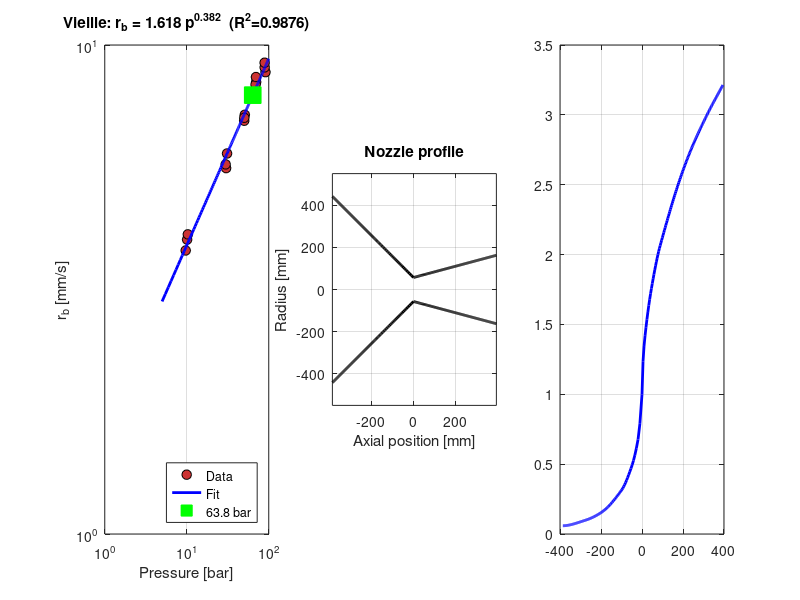

Write MATLAB code to recreate this figure. (Note: this script raises an error after producing the figure.)
%% ========================================================================
%  STARK-100k  -  UNIFIED DESIGN SCRIPT (quasi-steady chamber model)
%  ========================================================================
%  Combines:
%    - Outer Pc_in bisection to enforce max(Pc) = Pc_target_max (70 bar)
%    - Detailed nozzle sizing with CEA equilibrium data
%    - BATES grain design with nested bisection on web and ri/R
%    - Quasi-steady chamber model (mdot_gen = mdot_nozz instantaneously)
%    - Thermal protections sizing
%
%  Chamber model: Pc(x) = (rho_p * a * Ab(x) * c* / At)^(1/(1-n))
%  Time advancement: x(i+1) = x(i) + rb(i)*dt, with rb = a*Pc^n
%  ========================================================================
clear; close all; clc;

%% ========================================================================
%  CONSTANTS AND REQUIREMENTS
%  ========================================================================
g0      = 9.80665;       % gravitational acceleration    [m/s^2]
Ru      = 8314.3;        % universal gas constant        [J/(kmol.K)]
Pa_sl   = 1.01325 * 1e5; % atmospheric pressure (SL)     [Pa]

F_req   = 100e3;         % required thrust               [N]
It_req  = 2.5e6;         % required total impulse        [N.s]

%% ========================================================================
%  PROPELLANT DATA (AP/HTPB 84.18/15.82, for grain density)
%  ========================================================================
rho_AP   = 1950; % AP density [kg/m^3]
rho_HTPB = 915; % HTPB density [kg/m^3]
Wt_AP    = 0.8418; % Weight percentage of AP
Wt_HTPB  = 0.1582; % Weight percentage of HTPB
rho_p    = 1/((Wt_AP/rho_AP)+(Wt_HTPB/rho_HTPB)); % Density of the propellant [kg/m^3]

%% ========================================================================
%  THERMOCHEMISTRY FROM CEA (SHIFTING EQUILIBRIUM, O/F = 5.32)
%  ========================================================================
gamma_chamber = 1.1953;  % Specific heat ratio in the combustion chamber from CEA [-]
Mmol_chamber  = 23.683;  % Combustion gas molar mass in the chamber from CEA [kg/kmol]
Tc            = 2852.3;  % Chamber temperature from CEA [K]
rho_chamber   = 6.6911;  % Chamber gas density from CEA [kg/m^3]
R_gas         = Ru / Mmol_chamber; % Specific gas constant of the combustion products [J/(kg K)]

c_star_ideal  = 1542.0; % Ideal characteristic velocity from CEA [m/s]
CF_ideal      = 1.5754; % Ideal thrust coefficient from CEA [-]
A_ratio       = 8.1223; % Optimal nozzle expansion ratio Ae/At from CEA [-]

mu_gas_exit   = 0.53147e-4; % Exhaust gas dynamic viscosity at nozzle exit from CEA [Pa s]

eps_cea_sup = [1.0,    1.05,   1.15,   1.5,    2.0,    4.0,    6.0,    8.0,    8.1223]; % Supersonic nozzle area-ratio points A/A* from CEA [-]
rho_cea_sup = [4.1463, 3.2505, 2.6401, 1.7034, 1.1468, 0.49129,0.30884,0.22394,0.22021]; % Gas density along the supersonic branch [kg/m^3]
v_cea_sup   = [1047.9, 1272.8, 1431.6, 1700.9, 1894.2, 2211.1, 2344.8, 2425.4, 2429.7]; % Flow velocity along the supersonic branch [m/s]
a_cea_sup   = [1047.9, 1024.0, 1003.2, 958.8,  918.2,  832.8,  787.9,  757.7,  756.2]; % Local speed of sound along the supersonic branch [m/s]

eps_cea_sub = [10.0,   6.0,    4.0,    2.0,    1.5,    1.1,    1.0]; % Subsonic nozzle area-ratio points A/A* from CEA [-]
rho_cea_sub = [6.6793, 6.6581, 6.6161, 6.3727, 6.0812, 5.2605, 4.1463]; % Gas density along the subsonic convergent branch [kg/m^3]
v_cea_sub   = [64.54,  108.27, 163.95, 340.98, 476.27, 750.77, 1047.9]; % Flow velocity along the subsonic convergent branch [m/s]
a_cea_sub   = [1093.9, 1093.6, 1093.0, 1089.4, 1084.9, 1071.0, 1047.9]; % Local speed of sound along the subsonic branch [m/s]

alpha_deg = 15; % Divergent nozzle half-angle [deg]
beta_deg  = 45; % Convergent nozzle half-angle [deg]
lambda    = (1 + cosd(alpha_deg)) / 2; % Conical nozzle divergence correction factor [-]

N_disc = 150; % Number of points used to discretize each nozzle branch [-]

eps_sub_local = linspace(10.0, 1.0, N_disc); % Local area-ratio grid from convergent inlet to throat [-]
rho_sub_local = interp1(eps_cea_sub, rho_cea_sub, eps_sub_local, 'pchip'); % Interpolated density distribution on the subsonic branch [kg/m^3]
v_sub_local   = interp1(eps_cea_sub, v_cea_sub,   eps_sub_local, 'pchip'); % Interpolated velocity distribution on the subsonic branch [m/s]
q_sub_local   = 0.5 .* rho_sub_local .* (v_sub_local.^2); % Dynamic pressure distribution on the subsonic branch [Pa]

eps_sup_local = linspace(1.0, A_ratio, N_disc); % Local area-ratio grid from throat to nozzle exit [-]
rho_sup_local = interp1(eps_cea_sup, rho_cea_sup, eps_sup_local, 'pchip');  % Interpolated density distribution on the supersonic branch [kg/m^3]
v_sup_local   = interp1(eps_cea_sup, v_cea_sup,   eps_sup_local, 'pchip');  % Interpolated velocity distribution on the supersonic branch [m/s]
q_sup_local   = 0.5 .* rho_sup_local .* (v_sup_local.^2); % Dynamic pressure distribution on the supersonic branch [Pa]

%% ========================================================================
%  VIEILLE'S LAW FIT
%  ========================================================================
P_data  = [10.1  9.7 10.3  30.2 31.0 29.8 ...
           50.2 51.0 50.3  70.2 69.0 69.8 ...
           91.2 89.1 89.0];                          % Effective test pressure dataset [bar]
rb_data = [ 4.0  3.8  4.1   5.6  6.0  5.7 ...
            7.0  7.2  7.1   8.4  8.3  8.6 ...
            8.8  9.0  9.2];                          % Burning rate dataset [mm/s]

coeffs  = polyfit(log(P_data), log(rb_data), 1); % Linear regression in log-log space to identify Vieille's law coefficients
n_v     = coeffs(1);   % Pressure exponent of Vieille's law [-]
a_v     = exp(coeffs(2));   % Pre-exponential coefficient of Vieille's law [mm/s / bar^n]
rb_fit_pts = a_v * P_data.^n_v;    % Burning rates predicted by the fitted Vieille's law [mm/s]
R2 = 1 - sum((rb_data - rb_fit_pts).^2) / sum((rb_data - mean(rb_data)).^2);  % Coefficient of determination of the log-log fit [-]

% SI conversion of the Vieille coefficient:
%   rb[m/s]  = a_SI * Pc[Pa]^n
%   a_v is in [mm/s / bar^n], so:  a_SI = a_v * 1e-3 * (1e5)^(-n)
a_SI = a_v * 1e-3 * (1e5)^(-n_v);          % [m/s / Pa^n]

%% ========================================================================
%  BATES GEOMETRY FUNCTION
%  ========================================================================
grain_Ab = @(x, ri_g, R_g, L0_g) ...
    2*pi*(ri_g + x).*(L0_g - 2*x) + 2*pi*(R_g.^2 - (ri_g + x).^2); % Grain burning surface expressed as a handle function

tb_req = It_req / F_req; % Required burning time [s]
dt     = 0.01;     % time step for quasi-steady integration [s]

%% ========================================================================
%  OUTER BISECTION ON Pc_in
%  ========================================================================
Pc_target_max = 70;     % Maximum operating pressure target (MEOP) [bar]
Pc_in_low    = 52;      % Lower bound of the bisection bracket on Pc_in [bar]
Pc_in_high   = 77;      

for iter_Pc = 1:100      % Outer bisection loop, max 100 iterations

    Pc_in = (Pc_in_low + Pc_in_high) / 2;         % Current bisection midpoint [bar]       
    rb_nom = a_v * Pc_in^n_v;                     % Nominal rb at Pc_in [mm/s]
    p_c    = Pc_in * 1e5;                         % Pc_in in [Pa]

    %% --- NOZZLE SIZING --------------------------------------------------
    A_t = 0.0095;                                 % First guess no losses 
    F_error = 1000;                               % Break condition

    for iter_nozzle = 1:50                        % Inner loop: iterates At until thrust matches F_req = 100kN
        R_t = sqrt(A_t / pi);

        R_sub_start = sqrt((A_t * 10.0) / pi);                % Convergent inlet radius at eps=10, starting area considered for friction calculation (effect neglectible in convergent part, confirming hypothesis of eps 10) [m]          
        L_conv = (R_sub_start - R_t) / tand(beta_deg);        % Length convergent part from inlet to throat [m]
        A_local_sub = eps_sub_local .* A_t;                     % Local cross-sectional area on subsonic branch    [m^2]
        dA_w_sub    = abs(diff(A_local_sub)) ./ sind(beta_deg); % Elemental wall area on convergent for friction calculation [m^2]

        R_e   = sqrt((A_t * A_ratio) / pi);           % Exit radius at optimal expansion ratio [m]
        L_div = (R_e - R_t) / tand(alpha_deg);         % Divergent length from throat to exit (15° chosen as industry common use) [m]
        A_local_sup = eps_sup_local .* A_t;             % Local cross-sectional area on supersonic branch [m^2]
        dA_w_sup    = abs(diff(A_local_sup)) ./ sind(alpha_deg);   % Elemental wall area on divergent for friction calculation [m^2]

        L_total = L_conv + L_div;       % Total nozzle length used as characteristic length for Re [m]
        Re_L    = (rho_cea_sup(end) * v_cea_sup(end) * L_total) / mu_gas_exit;    % Reynolds number at nozzle exit (to overestimate Re and losses) [-]
        Cf      = 0.074 / (Re_L^0.2);           % Skin friction coefficient from turbulent flat-plate correlation [-]

        F_fric_conv  = sum(Cf .* q_sub_local(1:end-1) .* dA_w_sub);    % Friction force on convergent wall [N]
        F_fric_div   = sum(Cf .* q_sup_local(1:end-1) .* dA_w_sup);     % Friction force on divergent wall [N]
        F_fric_total = F_fric_conv + F_fric_div;          % Total viscous friction loss [N]

        delta_CF_visc = F_fric_total / (p_c * A_t);         % Viscous correction to thrust coefficient [-]
        CF_real       = (CF_ideal * lambda) - delta_CF_visc;      % Real thrust coefficient after losses (friction and div) [-]
        T_actual      = p_c * A_t * CF_real;                    % Actual thrust produced at current At [N]

        F_error = F_req - T_actual;                  % Thrust error to be driven to zero [N]
        if abs(F_error) < 0.1, break; end           % Convergence check: error below 0.1 N
        A_t = A_t * (F_req / T_actual);               % Rescale At proportionally to correct thrust
    end

    CF = CF_real; % Real thrust coefficient after applying divergence losses and viscous/friction losses [-]
    c_eff = CF * c_star_ideal; % Effective exhaust velocity, obtained as CF*c*, used to evaluate the specific impulse [m/s]
    Isp = c_eff / g0; % Effective specific impulse of the motor, computed from the effective exhaust velocity [s]
    At = A_t; % Final nozzle throat area obtained after the iterative nozzle sizing loop [m^2]
    Ae = A_local_sup(end); % Nozzle exit area, corresponding to the last point of the supersonic nozzle branch [m^2]
    Rt = sqrt(At / pi); % Nozzle throat radius, obtained from the throat area assuming a circular section [m]
    Re_exit = sqrt(Ae / pi); % Nozzle exit radius, obtained from the exit area assuming a circular section [m]
    L_nozzle = L_total; % Total nozzle length used in the preliminary nozzle-loss calculation [m]
    mdot_in = p_c * At / c_star_ideal; % Required motor mass flow rate at the selected chamber pressure, from c* = Pc*At/mdot [kg/s]

    %% --- BATES GEOMETRY -------------------------------------------------
    %  For quasi-steady model, imposing Pc(0) = Pc_in gives Ab(0) directly:
    %    Ab_req = At * Pc_in^(1-n) * 1e5^(1-n) / (rho_p * a * c*)
    %  which is equivalent to: mdot_in / (rho_p * rb_nom)
    Ab_req    = mdot_in / (rho_p * rb_nom * 1e-3);         % Required initial burning surface for mdot equilibrium [m^2]
    web_naive = rb_nom * 1e-3 * tb_req;                    % First estimate of web thickness: rb * tb [m]
    web_low   = web_naive * 0.70;                      % Lower bound of web bisection bracket [m]
    web_high  = web_naive * 1.30;                   % Upper bound of web bisection bracket [m]
    tol_web   = 1e-6;                        % Tolerance on burning-time error [s]

    for iter_web = 1:300             % Outer bisection on web thickness, max 300 iterations
        web_try = (web_low + web_high) / 2;         % Current web candidate (first is naive) [m]
          
        % Inner bisection on ri/R, finds the port-to-OD ratio that gives Ab(0) = Ab_req
        riR_lo = 0.05;     % Lower bound for ri/R [-]
        riR_hi = 0.95;     % Upper bound for ri/R [-]
        for iter_riR = 1:200              
            riR_mid = (riR_lo + riR_hi) / 2;              % Current ri/R candidate [-]
            R_k     = web_try / (1 - riR_mid);           % Outer radius from web and ri/R [m]
            ri_k    = riR_mid * R_k;                        % Inner (port) radius [m]
            L0_k    = 4*ri_k + 3*web_try;              % BATES grain length from neutrality condition [m]
            Ab0_k   = grain_Ab(0, ri_k, R_k, L0_k);           % Initial burning surface for this geometry [m^2]

            if Ab0_k > Ab_req, riR_hi = riR_mid;            % Surface too large: increase ri/R to reduce Ab
            else,              riR_lo = riR_mid; end           % Surface too small: increase ri/R
            if abs(Ab0_k - Ab_req)/Ab_req < 1e-12, break; end            % Convergence: relative error below 1e-12
        end
        riR_try = riR_mid;                           % Converged ri/R ratio [-]
        R_try   = web_try / (1 - riR_try);              % Corresponding outer radius [m]
        ri_try  = riR_try * R_try;                     % Corresponding inner radius [m]
        L0_try  = 4*ri_try + 3*web_try;                  % Corresponding grain length [m]

        % Quasi-steady integration to check if this geometry burns for tb_req seconds (all SI units)
        x_tmp  = 0;              % Burnt web thickness [m]
        t_tmp  = 0;             % Time burning current [s]
        while x_tmp < web_try && t_tmp < tb_req*3                  % Integrate until burnout or time limit
            Ab_tmp = grain_Ab(x_tmp, ri_try, R_try, L0_try);           % Current burning surface [m^2]
            Pc_tmp = (rho_p * a_SI * Ab_tmp * c_star_ideal / At)^(1/(1-n_v));   % Quasi-steady Pc [Pa]
            rb_tmp = a_SI * Pc_tmp^n_v;                                          % Current burning rate [m/s]
            x_tmp  = x_tmp + rb_tmp * dt;       % Advance burnt web thickness [m]
            t_tmp  = t_tmp + dt;                    % Advance time [s]
        end
        tb_calc = t_tmp;          % Burning time produced by this web candidate [s]

        if tb_calc < tb_req, web_low  = web_try;          % Grain burns too fast: increase web
        else,                web_high = web_try; end         % Grain burns too slow: decrease web
        if abs(tb_calc - tb_req) < tol_web, break; end         % Convergence: tb error below tolerance
    end

    web       = web_try;           % Converged web thickness from bisection [m]
    ri_over_R = riR_try;                 % Converged port-to-OD ratio from bisection [-]
    R_grain   = web / (1 - ri_over_R);       % Outer radius of the grain [m]
    ri        = ri_over_R * R_grain;            % Inner (port) radius of the grain [m]
    L0        = 4*ri + 3*web;            % Initial grain length from BATES neutrality condition [m]
    
    % Physical nozzle lengths (convergent starts at chamber diameter)
    eps_contraction = pi * R_grain^2 / At;        % real contraction ratio
    R_chamber = R_grain;                           % convergent inlet = grain OD
    L_conv_phys = (R_chamber - Rt) / tand(beta_deg);  % physical convergent [m]
    L_div_phys  = L_div;                              % divergent unchanged from nozzle sizing [m]
    L_nozzle_phys = L_conv_phys + L_div_phys;         % total physical nozzle length  [m]
    
    %% --- FINAL QUASI-STEADY TIME INTEGRATION ----------------------------
    N = floor(tb_req/dt) + 1;           % Maximum number of time steps for pre-allocation
    x_vec  = zeros(1, N);             % Burnt web thickness at each time step [m]
    Pc_vec = zeros(1, N);               % Chamber pressure at each time step [Pa]
    rb_vec = zeros(1, N);            % Burning rate at each time step [m/s]
    Ab_vec = zeros(1, N);      % Burning surface at each time step [m^2]
    t_vec  = zeros(1, N);               % Time at each time step [s]

    x_vec(1)  = 0;             % Initial burnt thickness: zero at ignition [m]
    Ab_vec(1) = grain_Ab(0, ri, R_grain, L0);        % Initial burning surface from grain geometry [m^2]
    Pc_vec(1) = (rho_p * a_SI * Ab_vec(1) * c_star_ideal / At)^(1/(1-n_v));   % Initial equilibrium Pc [Pa]
    rb_vec(1) = a_SI * Pc_vec(1)^n_v;                                          % Initial burning rate at Pc(0) [m/s]
    t_vec(1)  = 0;                                                  % Initial time [s]

    i = 2;
    while i <= N
        x_vec(i) = x_vec(i-1) + rb_vec(i-1) * dt;                 % Advance burnt thickness by one Euler step [m]
        if x_vec(i) >= web, break; end                         % Stop integration when full web is consumed

        Ab_vec(i) = grain_Ab(x_vec(i), ri, R_grain, L0);            % Updated burning surface [m^2]
        Pc_vec(i) = (rho_p * a_SI * Ab_vec(i) * c_star_ideal / At)^(1/(1-n_v));       % Updated equilibrium Pc [Pa]
        rb_vec(i) = a_SI * Pc_vec(i)^n_v;              % Updated burning rate [m/s]
        t_vec(i)  = t_vec(i-1) + dt;                  % Advance time [s]
        i = i + 1;
    end

    % Trim: remove unused pre-allocated entries beyond burnout
    t  = t_vec(1:i-1)';
    x  = x_vec(1:i-1)';
    Pc = Pc_vec(1:i-1)' / 1e5;                      % Chamber pressure converted to bar [bar]
    rb = rb_vec(1:i-1)';                            % [m/s]
    Ab = Ab_vec(1:i-1)';

    %% --- UPDATE OUTER BISECTION ------------------------------------------
    if max(Pc) > Pc_target_max
        Pc_in_high = Pc_in;            % Pressure overshot: lower the upper bound
    else
        Pc_in_low = Pc_in;            % Pressure undershot: raise the lower bound
    end
    if abs(max(Pc) - Pc_target_max) < 1e-4, break; end            % Convergence: max(Pc) within 1e-4 bar of target
end

fprintf('Pc_in = %.4f bar  =>  max(Pc) = %.4f bar  (%d outer iterations)\n\n', ...
         Pc_in, max(Pc), iter_Pc);

%% ========================================================================
%  FINAL PROFILES
%  ========================================================================
F         = CF * Pc * 1e5 .* At;          % Thrust profile over time [N]
mdot_gen  = rho_p * Ab .* rb;              % Mass flow rate generated by grain combustion [kg/s]
mdot_nozz = Pc * 1e5 .* At / c_star_ideal;      % Mass flow rate through the nozzle [kg/s]

Mp      = trapz(t, mdot_nozz);             % Total propellant mass expelled, integrated over time [kg]
It      = trapz(t, F);                   % Total impulse, integrated thrust over time [N.s]
Isp_eff = It / (Mp * g0);                % Effective specific impulse [s]
tb      = t(end);                         % Actual burning time from integration [s]
Ab0     = Ab(1);                             % Initial burning surface [m^2]
Ab_web  = Ab(end);                           % Final burning surface at web burnout [m^2]
Pc_eq_check = (rho_p * Ab0 * a_SI * c_star_ideal / At)^(1/(1-n_v)) / 1e5;  % Equilibrium Pc at t=0, cross-check [bar]

%% ========================================================================
%  THERMAL PROTECTIONS
%  ========================================================================
%  Ablative insulation for the combustion chamber walls.
%  The chamber is divided into three zones (forward dome, cylindrical wall,
%  aft dome) each subject to a different erosion regression rate.
%  Thickness is sized as:  t_insul = rdot * tb * SF  (with a minimum floor).
%  ========================================================================
mat_name    = 'EPDM + silica filler'; % Insulation material name
rho_insul   = 1200; % Insulation material density [kg/m^3]
k_insul     = 0.3;  % Thermal conductivity of the insulation [W/(m·K)]
T_decomp    = 700;  % Decomposition temperature of the insulation [K]
SF_insul    = 1.5;  % Safety factor applied to insulation thickness [-]
t_min_insul = 1.5;  % Minimum allowable insulation thickness [mm]

rdot_low    = 0.08; % Regression rate for the forward dome (low heat flux zone) [mm/s]
rdot_med    = 0.10; % Regression rate for the cylindrical wall (moderate heat flux zone) [mm/s]
rdot_high   = 0.15; % Regression rate for the aft dome / pre-nozzle region (high heat flux zone) [mm/s]

% Insulation thickness per zone: max between erosion-based sizing and structural minimum
t_insul_fwd = max(rdot_low  * tb * SF_insul, t_min_insul); % Forward dome insulation thickness [mm]
t_insul_cyl = max(rdot_med  * tb * SF_insul, t_min_insul); % Cylindrical wall insulation thickness [mm]
t_insul_aft = max(rdot_high * tb * SF_insul, t_min_insul); % Aft dome insulation thickness [mm]
t_insul_rad = t_min_insul; % Radial wall insulation thickness, set to structural minimum [mm]

% Wetted surface areas of the combustion chamber zones (simplified cylindrical + flat ends)
S_cyl = 2 * pi * R_grain * L0; % Lateral surface area of the cylindrical chamber wall [m^2]
S_fwd = pi * R_grain^2; % Surface area of the forward dome (flat disk approximation) [m^2]
S_aft = pi * R_grain^2; % Surface area of the aft dome (flat disk approximation) [m^2]

% Insulation mass per zone (thickness converted from mm to m via 1e-3)
M_insul_cyl = rho_insul * S_cyl * t_insul_cyl * 1e-3; % Cylindrical wall insulation mass [kg]
M_insul_fwd = rho_insul * S_fwd * t_insul_fwd * 1e-3; % Forward dome insulation mass [kg]
M_insul_aft = rho_insul * S_aft * t_insul_aft * 1e-3; % Aft dome insulation mass [kg]
M_insul_tot = M_insul_cyl + M_insul_fwd + M_insul_aft; % Total combustion chamber insulation mass [kg]

% Liner (HTPB-based, case bonding + plasticizer migration barrier)
rho_liner = 950;                                        % Liner density [kg/m^3]
t_liner   = 1.0;                                        % Liner thickness [mm]
M_liner   = rho_liner * (S_cyl + S_fwd + S_aft) * t_liner * 1e-3;  % Total liner mass [kg]

%% ========================================================================
%  PRINT RESULTS
%  ========================================================================
fprintf('=============================================================\n');
fprintf('  STARK-100k  -  UNIFIED DESIGN RESULTS\n');
fprintf('  Thermochemistry: NASA CEA equilibrium (O/F = 5.32)\n');
fprintf('  Nozzle: conical 15/45 deg, discretized CEA-based friction\n');
fprintf('  Chamber model: quasi-steady (instantaneous equilibrium)\n');
fprintf('=============================================================\n\n');

fprintf('===== PART A: DESIGN PARAMETERS ============================\n\n');

fprintf('--- Propellant data ---\n');
fprintf('  rho_prop = %.4f kg/m^3 (Grain density)\n\n', rho_p);

fprintf('--- Thermochemistry (CEA equilibrium, chamber) ---\n');
fprintf('  gamma_c     = %.4f (Specific heat ratio in the combustion chamber)\n', gamma_chamber);
fprintf('  Mmol_c      = %.3f kg/kmol (Combustion gas molar mass in the chamber)\n', Mmol_chamber);
fprintf('  Tc          = %.1f K (Chamber temperature)\n', Tc);
fprintf('  rho_c       = %.4f kg/m^3 (Chamber gas density)\n', rho_chamber);
fprintf('  R_gas       = %.2f J/(kg*K) (Specific gas constant of the combustion products)\n', R_gas);
fprintf('  c*_ideal    = %.1f m/s (Ideal characteristic velocity)\n', c_star_ideal);
fprintf('  CF_ideal    = %.4f (Ideal thrust coefficient)\n', CF_ideal);
fprintf('  epsilon     = %.4f   (Optimal nozzle expansion Pe = Pa)\n', A_ratio);
fprintf('  mu_gas_exit = %.3e Pa*s (Exhaust gas dynamic viscosity at nozzle exit)\n\n', mu_gas_exit);

fprintf('--- Vieille''s law ---\n');
fprintf('  n = %.5f [-] (Pressure exponent)\n', n_v);
fprintf('  a = %.4f [mm/(s*bar^n)] (Burning-rate coefficient)\n', a_v);
fprintf('  a_SI = %.4e [m/(s*Pa^n)] (Burning-rate coefficient expressed in SI units)\n', a_SI);
fprintf('  rb = %.4f * Pc^%.4f   [mm/s, bar] (Burning rate as a function of chamber pressure)\n', a_v, n_v);
fprintf('  rb(Pc_in)  = %.2f mm/s  (Burning rate at Pc_in = %.2f bar)\n', rb_nom, Pc_in);
fprintf('  R^2         = %.6f (Coefficient of determination of the log-log fit)\n\n', R2);

fprintf('--- Nozzle losses and coefficients ---\n');
fprintf('  alpha       = %d deg  (Divergent half-angle)\n', alpha_deg);
fprintf('  beta        = %d deg  (Convergent half-angle)\n', beta_deg);
fprintf('  lambda      = %.4f (Divergence loss factor)\n', lambda);
fprintf('  Cf_skin     = %.5f (Average viscous friction coefficient)\n', Cf);
fprintf('  F_fric_conv = %.2f N (Wall-friction loss contribution from the subsonic convergent branch)\n', F_fric_conv);
fprintf('  F_fric_div  = %.2f N (Wall-friction loss contribution from the supersonic divergent branch)\n', F_fric_div);
fprintf('  dCF_visc    = %.4f (Viscous drag contribution)\n', delta_CF_visc);
fprintf('  CF_real     = %.4f   (Real thrust coefficient)\n', CF);
fprintf('  c_eff       = %.1f m/s (Effective exhaust velocity)\n', c_eff);
fprintf('  Isp         = %.2f s (Effective specific impulse)\n\n', Isp);

fprintf('--- Nozzle geometry ---\n');
fprintf('  At       = %.2f cm^2 (Throat area) (Dt = %.1f mm)\n', At*1e4, 2*Rt*1e3);
fprintf('  Ae       = %.2f cm^2 (Exit area) (De = %.1f mm)\n', Ae*1e4, 2*Re_exit*1e3);
fprintf('  eps_c    = %.2f (Contraction ratio)\n', eps_contraction);
fprintf('  L_conv   = %.1f mm  (Physical length of the convergent, chamber excluded)\n', L_conv_phys*1e3);
fprintf('  L_div    = %.1f mm (Physical length of the divergent)\n', L_div_phys*1e3);
fprintf('  L_total  = %.1f mm  (Physical convergent+divergent length)\n', L_nozzle_phys*1e3);
fprintf('  Re_L     = %.2e (Reynolds number evaluated using exit-flow properties and the total nozzle length as characteristic length)\n', Re_L);
fprintf('  mdot_in = %.2f kg/s (Required motor mass flow rate)\n', mdot_in);
fprintf('  tb_req   = %.2f s (Required burning time)\n\n', tb_req);

fprintf('===== PART B: GRAIN GEOMETRY (BATES, N=1) ==================\n\n');
fprintf('  ri/R      = %.6f (Ratio between initial internal radius and external radius of the grain)\n', ri_over_R);
fprintf('  web       = %.2f mm (Thickness of the grain)\n', web*1e3);
fprintf('  R_grain   = %.1f mm (Initial external radius of the grain) (D_ext = %.0f mm)\n', R_grain*1e3, 2*R_grain*1e3);
fprintf('  ri        = %.1f mm (Initial internal radius of the grain) (D_bore = %.0f mm)\n', ri*1e3, 2*ri*1e3);
fprintf('  L0        = %.1f mm (Initial length of the grain) (BATES: 4ri+3w)\n', L0*1e3);
fprintf('  Ab(0)     = %.2f cm^2 (Initial burning surface)\n', Ab0*1e4);
fprintf('  Ab(web)   = %.2f cm^2 (Final burning surface) (Neutrality check: Ab(0) ≈ Ab(web))\n', Ab_web*1e4);
fprintf('  Pc_eq(0)  = %.4f bar (Initial equilibrium chamber pressure)\n\n', Pc_eq_check);

fprintf('===== PART C: TIME-DOMAIN (QUASI-STEADY) ===================\n\n');
fprintf('  Pc_in   = %.4f bar (Initial chamber pressure selected by the outer bisection)\n', Pc_in);
fprintf('  Pc(0)    = %.4f bar   Pc(tf) = %.4f bar (Initial and final chamber pressure)\n', Pc(1), Pc(end));
fprintf('  Pc_max   = %.4f bar (Maximum chamber pressure reached during firing) (target: %.1f bar)\n\n', max(Pc), Pc_target_max);

fprintf('  F(0)     = %.2f kN    F(tf) = %.2f kN (Initial and final thrust)\n', F(1)/1e3, F(end)/1e3);
fprintf('  F_max    = %.2f kN (Maximum thrust)\n\n', max(F)/1e3);

fprintf('  rb(0)    = %.3f mm/s  rb(tf) = %.3f mm/s (Initial and final burning rate)\n', rb(1)*1e3, rb(end)*1e3);
fprintf('  rb_max   = %.3f mm/s (Maximum burning rate)\n\n', max(rb)*1e3);

fprintf('  tb       = %.4f s (Burning time) (req: %.2f s)\n', tb, tb_req);
fprintf('  Mp       = %.2f kg (Total mass expelled from the nozzle)\n', Mp);
fprintf('  It       = %.4f MN.s (Total produced impulse) (req: %.3f MN.s)\n', It/1e6, It_req/1e6);
fprintf('  Isp_eff  = %.2f s (Effective specific impulse)\n\n', Isp_eff);

fprintf('===== PART D: THERMAL PROTECTIONS ===========================\n\n');

fprintf('--- Material: %s ---\n', mat_name);
fprintf('  rho_insul   = %d kg/m^3 (Insulation material density)\n', rho_insul);
fprintf('  k_insul     = %.2f W/(m*K) (Thermal conductivity of the insulation)\n', k_insul);
fprintf('  T_decomp    = %d K (Decomposition temperature of the insulation)\n', T_decomp);
fprintf('  SF_insul    = %.1f (Safety factor applied to insulation thickness)\n', SF_insul);
fprintf('  t_min_insul = %.1f mm (Minimum allowable insulation thickness)\n\n', t_min_insul);
fprintf('--- Liner ---\n');
fprintf('  rho_liner = %d kg/m^3 (Liner material density)\n', rho_liner);
fprintf('  t_liner   = %.1f mm (Liner thickness)\n', t_liner);
fprintf('  M_liner   = %.1f kg (Total liner mass)\n\n', M_liner);

fprintf('--- Insulation thicknesses (uniform per zone) ---\n');
fprintf('  Zone                     rdot [mm/s]   t_insul [mm]\n');
fprintf('  -------------------------------------------------------\n');
fprintf('  Forward dome             rdot_fwd   = %.2f      t_insul_fwd = %.1f\n', rdot_low,  t_insul_fwd);
fprintf('  Cylindrical wall         rdot_cyl   = %.2f      t_insul_cyl = %.1f\n', rdot_med,  t_insul_cyl);
fprintf('  Aft dome (pre-nozzle)    rdot_aft   = %.2f      t_insul_aft = %.1f\n', rdot_high, t_insul_aft);
fprintf('  Radial wall              -                      t_insul_rad = %.1f (structural minimum)\n\n', t_insul_rad);

fprintf('--- Wetted surface areas ---\n');
fprintf('  S_cyl = %.4f m^2 (Lateral surface area of the cylindrical chamber wall)\n', S_cyl);
fprintf('  S_fwd = %.4f m^2 (Surface area of the forward dome)\n', S_fwd);
fprintf('  S_aft = %.4f m^2 (Surface area of the aft dome)\n\n', S_aft);

fprintf('--- Insulation mass ---\n');
fprintf('  M_insul_cyl = %.1f kg (Cylindrical wall insulation mass)\n', M_insul_cyl);
fprintf('  M_insul_fwd = %.1f kg (Forward dome insulation mass)\n', M_insul_fwd);
fprintf('  M_insul_aft = %.1f kg (Aft dome insulation mass)\n', M_insul_aft);
fprintf('  M_insul_tot = %.1f kg (Total chamber insulation mass) (%.1f%% of Mp)\n\n', ...
         M_insul_tot, M_insul_tot/Mp*100);
fprintf('=============================================================\n');

%% ========================================================================
%  FIGURES
%  ========================================================================

% --- FIGURE 1: Design parameters & nozzle ---
f1 =figure('Position', [50 50 1400 500], 'Color', 'w');
set(f1, 'WindowStyle', 'docked');

subplot(1,3,1);
hold on; grid on; box on;
P_fit = linspace(5, 100, 200);
plot(P_data, rb_data, 'ko', 'MarkerSize', 7, 'MarkerFaceColor', [0.8 0.2 0.2]);
plot(P_fit, a_v*P_fit.^n_v, 'b-', 'LineWidth', 2);
plot(Pc_in, rb_nom, 'gs', 'MarkerSize', 12, 'MarkerFaceColor', 'g');
set(gca, 'XScale', 'log', 'YScale', 'log', 'FontSize', 10);
xlabel('Pressure [bar]'); ylabel('r_b [mm/s]');
title(sprintf('Vieille: r_b = %.3f p^{%.3f}  (R^2=%.4f)', a_v, n_v, R2));
legend('Data', 'Fit', sprintf('%.1f bar', Pc_in), 'Location', 'southeast');

subplot(1,3,2);
hold on; grid on; box on;
eps_sub_plot = linspace(eps_contraction, 1.0, N_disc);
A_local_sub_plot = eps_sub_plot .* At;
x_coords_sub_plot = -(sqrt(A_local_sub_plot/pi) - Rt) ./ tand(beta_deg);
x_coords_sup_plot = (sqrt(A_local_sup/pi) - Rt) ./ tand(alpha_deg);
x_full    = [x_coords_sub_plot, x_coords_sup_plot];
R_profile = sqrt([A_local_sub_plot, A_local_sup]./pi) * 1e3;
plot(x_full*1e3, R_profile, 'k-', 'LineWidth', 2);
plot(x_full*1e3, -R_profile, 'k-', 'LineWidth', 2);
xlabel('Axial position [mm]'); ylabel('Radius [mm]');
title('Nozzle profile'); axis equal; set(gca, 'FontSize', 10);

subplot(1,3,3);
hold on; grid on; box on;
a_sub_loc = interp1(eps_cea_sub, a_cea_sub, eps_sub_local, 'pchip');
a_sup_loc = interp1(eps_cea_sup, a_cea_sup, eps_sup_local, 'pchip');
Mach_full = [v_sub_local ./ a_sub_loc, v_sup_local ./ a_sup_loc];
plot(x_full*1e3, Mach_full, 'b-', 'LineWidth', 2);
yline(1.0, 'r--', 'LineWidth', 1.5);
xlabel('Axial position [mm]'); ylabel('Mach');
title('Mach evolution'); set(gca, 'FontSize', 10);

sgtitle('PART A  |  Design Parameters & Nozzle', ...
        'FontSize', 14, 'FontWeight', 'bold');

% --- FIGURE 2: Time-domain profiles ---
f2 =figure('Position', [50 50 1400 900], 'Color', 'w');
set(f2, 'WindowStyle', 'docked');
subplot(2,3,1);
hold on; grid on; box on;
plot(t, F/1e3, 'b-', 'LineWidth', 2.5);
plot(t(1), F(1)/1e3, 'go', 'MarkerSize', 10, 'MarkerFaceColor', 'g');
plot(t(end), F(end)/1e3, 'r^', 'MarkerSize', 10, 'MarkerFaceColor', 'r');
yline(F(1)/1e3, '--', 'Color', [0.6 0.6 0.6]);
xlabel('Time [s]'); ylabel('F [kN]'); title('Thrust profile');
legend('F(t)', sprintf('F(0)=%.1f kN', F(1)/1e3), ...
       sprintf('F(t_f)=%.1f kN', F(end)/1e3), 'Location', 'south');
set(gca, 'FontSize', 10);

subplot(2,3,2);
hold on; grid on; box on;
plot(t, Pc, 'b-', 'LineWidth', 2.5);
plot(t(1), Pc(1), 'go', 'MarkerSize', 10, 'MarkerFaceColor', 'g');
plot(t(end), Pc(end), 'r^', 'MarkerSize', 10, 'MarkerFaceColor', 'r');
yline(Pc_target_max, 'r--', 'LineWidth', 1.5);
yline(Pc_in, '--', 'Color', [0.6 0.6 0.6]);
xlabel('Time [s]'); ylabel('P_c [bar]');
title(sprintf('Chamber pressure (Pc_{max}=%.2f bar)', max(Pc)));
legend('P_c(t)', sprintf('P_c(0)=%.2f', Pc(1)), ...
       sprintf('P_c(t_f)=%.2f', Pc(end)), ...
       sprintf('Pc_{target}=%.1f', Pc_target_max), 'Location', 'south');
set(gca, 'FontSize', 10);

subplot(2,3,3);
hold on; grid on; box on;
plot(t, rb*1e3, 'Color', [0.8 0.2 0.2], 'LineWidth', 2.5);
yline(rb_nom, '--', 'Color', [0.6 0.6 0.6]);
xlabel('Time [s]'); ylabel('r_b [mm/s]');
title('Local burning rate');
legend('r_b(t)', sprintf('r_b(%.1f bar)=%.2f', Pc_in, rb_nom), 'Location', 'south');
set(gca, 'FontSize', 10);

subplot(2,3,4);
hold on; grid on; box on;
plot(t, Ab*1e4, 'Color', [0.2 0.6 0.2], 'LineWidth', 2.5);
plot(t(1), Ab(1)*1e4, 'go', 'MarkerSize', 10, 'MarkerFaceColor', 'g');
plot(t(end), Ab(end)*1e4, 'r^', 'MarkerSize', 10, 'MarkerFaceColor', 'r');
yline(Ab(1)*1e4, '--', 'Color', [0.6 0.6 0.6]);
xlabel('Time [s]'); ylabel('A_b [cm^2]');
title('Burning area');
legend('A_b(t)', sprintf('A_b(0)=%.0f', Ab(1)*1e4), ...
       sprintf('A_b(t_f)=%.0f', Ab(end)*1e4), 'Location', 'south');
set(gca, 'FontSize', 10);

subplot(2,3,5);
hold on; grid on; box on;
plot(t, mdot_gen,  'Color', [0.8 0.5 0],  'LineWidth', 2);
plot(t, mdot_nozz, 'Color', [0.6 0.2 0.8], 'LineWidth', 2);
yline(mdot_in, '--', 'Color', [0.6 0.6 0.6]);
xlabel('Time [s]'); ylabel('Mass flow [kg/s]');
title('Mass flow rates');
legend('mdot_{gen}', 'mdot_{nozz}', 'Location', 'south');
set(gca, 'FontSize', 10);

subplot(2,3,6);
hold on; grid on; box on;
fill([t; flipud(t)], [F/1e3; F(1)/1e3*ones(size(F))], ...
     [0.3 0.5 0.9], 'FaceAlpha', 0.3, 'EdgeColor', 'none');
plot(t, F/1e3, 'b-', 'LineWidth', 2);
yline(F(1)/1e3, '--', 'Color', [0.6 0.6 0.6]);
xlabel('Time [s]'); ylabel('F [kN]');
title(sprintf('Total impulse = %.4f MN{\\cdot}s', It/1e6));
legend('Excess vs nominal', 'F(t)', 'F_{nom}', 'Location', 'south');
set(gca, 'FontSize', 10);

sgtitle(sprintf(['BATES (N=1, quasi-steady)  |  r_i/R=%.4f  |  ' ...
    'P_c(0)\\approx%.1f bar  |  t_b=%.2f s  |  I_t=%.4f MN{\\cdot}s'], ...
    ri_over_R, Pc(1), tb, It/1e6), ...
    'FontSize', 13, 'FontWeight', 'bold');


%% ========================================================================
%  NOZZLE ABLATIVE THERMAL PROTECTION
%  ========================================================================
%  Ablative insulation on the nozzle sections NOT covered by the ceramic
%  throat insert (designed by colleagues):
%    - Convergent ablative: from chamber entrance (eps ≈ 62.5) down to eps = 2
%    - Divergent ablative:  from eps = 2 out to the nozzle exit (eps = 8.12)
%
%  The ceramic insert covers the throat region from eps = 2 (convergent
%  side) through the throat to eps = 2 (divergent side).
%
%  Material: EPDM + silica filler (same as combustion chamber insulation)
%  Sizing method:  t_insul = rdot * tb * SF  (with minimum floor)
%
%  Regression rates are higher than in the chamber because gas velocities
%  in the nozzle are substantially greater, which increases convective
%  heat transfer to the walls.
%
%  Ref: Sutton & Biblarz, "Rocket Propulsion Elements", 9th ed.
%  ========================================================================

%% NOZZLE ABLATIVE GEOMETRY

% Slant (wall) lengths of the two ablative frustum sections, from the nozzle geometry
l_conv_abl_wall = 0.032737;    % Convergent ablative section wall (slant) length [m]
l_div_abl_wall  = 0.089440;    % Divergent ablative section wall (slant) length [m]

% Radii at the boundaries between ablative and ceramic sections
r_t     = sqrt(At / pi);                % Throat radius [m]
r_eps2  = r_t * sqrt(2);                % Radius at area ratio eps = 2 (ceramic/ablative interface) [m]
r_inlet = r_t * sqrt(62.4948);          % Radius at the convergent inlet (chamber-side entrance) [m]
r_exit  = sqrt(Ae / pi);                % Nozzle exit radius [m]

% Wetted wall areas of the ablative conical frustums (lateral surface of a truncated cone)
A_wall_conv_abl = pi * (r_inlet + r_eps2) * l_conv_abl_wall;   % Convergent ablative wetted wall area [m^2]
A_wall_div_abl  = pi * (r_eps2  + r_exit) * l_div_abl_wall;    % Divergent ablative wetted wall area [m^2]

%% NOZZLE ABLATIVE REGRESSION RATES
% Assigned higher than chamber values due to elevated gas velocity in the nozzle.
% Convergent (subsonic, accelerating flow): moderate-to-high convective load.
% Divergent (supersonic, but density drops away from throat): moderate convective load.
rdot_conv_noz = 0.12;          % Ablative regression rate on the convergent nozzle wall [mm/s]
rdot_div_noz  = 0.10;          % Ablative regression rate on the divergent nozzle wall [mm/s]

%% NOZZLE ABLATIVE THICKNESSES
% Sized with the same approach as the chamber: erosion depth × safety factor, floored by t_min
t_noz_conv = max(rdot_conv_noz * tb * SF_insul, t_min_insul);   % Convergent nozzle ablative thickness [mm]
t_noz_div  = max(rdot_div_noz  * tb * SF_insul, t_min_insul);   % Divergent nozzle ablative thickness [mm]

%% NOZZLE ABLATIVE MASS
% Mass of each ablative layer (thickness converted from mm to m via 1e-3)
M_noz_conv = rho_insul * A_wall_conv_abl * t_noz_conv * 1e-3;   % Convergent nozzle ablative mass [kg]
M_noz_div  = rho_insul * A_wall_div_abl  * t_noz_div  * 1e-3;   % Divergent nozzle ablative mass [kg]
M_noz_tot  = M_noz_conv + M_noz_div;                             % Total nozzle ablative mass [kg]

%% PRINT NOZZLE ABLATIVE RESULTS
fprintf('===== PART E: NOZZLE ABLATIVE PROTECTION ===================\n\n');

fprintf('--- Material: %s (same as chamber) ---\n', mat_name);
fprintf('  SF_insul    = %.1f (Safety factor)\n', SF_insul);
fprintf('  t_min_insul = %.1f mm (Minimum allowable thickness)\n\n', t_min_insul);

fprintf('--- Nozzle ablative geometry ---\n');
fprintf('  Convergent: eps = 62.5 to eps = 2\n');
fprintf('    l_conv_abl_wall = %.1f mm (Convergent ablative wall slant length)\n', l_conv_abl_wall*1e3);
fprintf('    r_inlet         = %.1f mm (Convergent inlet radius)\n', r_inlet*1e3);
fprintf('    r_eps2          = %.1f mm (Radius at area ratio 2)\n', r_eps2*1e3);
fprintf('    A_wall_conv_abl = %.4f m^2 (Convergent ablative wetted wall area)\n\n', A_wall_conv_abl);

fprintf('  Divergent: eps = 2 to eps = 8.12\n');
fprintf('    l_div_abl_wall  = %.1f mm (Divergent ablative wall slant length)\n', l_div_abl_wall*1e3);
fprintf('    r_eps2          = %.1f mm (Radius at area ratio 2)\n', r_eps2*1e3);
fprintf('    r_exit          = %.1f mm (Nozzle exit radius)\n', r_exit*1e3);
fprintf('    A_wall_div_abl  = %.4f m^2 (Divergent ablative wetted wall area)\n\n', A_wall_div_abl);

fprintf('--- Ablative thicknesses ---\n');
fprintf('  Zone                     rdot [mm/s]           t_insul [mm]\n');
fprintf('  -------------------------------------------------------\n');
fprintf('  Convergent (eps>2)       rdot_conv_noz = %.2f   t_noz_conv = %.1f\n', rdot_conv_noz, t_noz_conv);
fprintf('  Divergent  (eps>2)       rdot_div_noz  = %.2f   t_noz_div  = %.1f\n\n', rdot_div_noz, t_noz_div);

fprintf('--- Nozzle ablative mass ---\n');
fprintf('  M_noz_conv = %.2f kg (Convergent nozzle ablative mass)\n', M_noz_conv);
fprintf('  M_noz_div  = %.2f kg (Divergent nozzle ablative mass)\n', M_noz_div);
fprintf('  M_noz_tot  = %.2f kg (Total nozzle ablative mass)\n\n', M_noz_tot);

fprintf('--- Total thermal protection (chamber + liner + nozzle) ---\n');
fprintf('  M_insul_tot = %.2f kg (Chamber insulation mass)\n', M_insul_tot);
fprintf('  M_liner     = %.2f kg (Liner mass)\n', M_liner);
fprintf('  M_noz_tot   = %.2f kg (Nozzle ablative mass)\n', M_noz_tot);
fprintf('  M_th_tot    = %.2f kg (Grand total thermal protection mass) (%.1f%% of Mp)\n\n', ...
         M_insul_tot + M_liner + M_noz_tot, (M_insul_tot + M_liner + M_noz_tot)/Mp*100);
